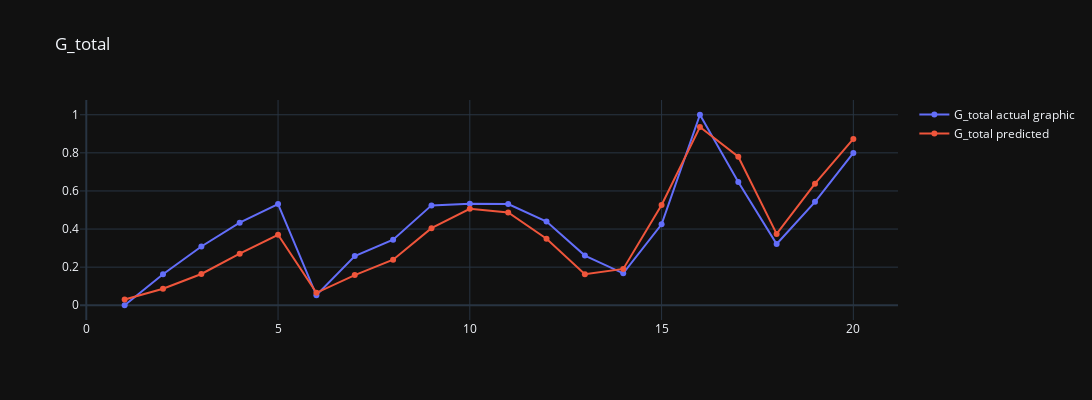

Notebook source saved alongside this figure:
### Code cell
predicted_data = get_predicted_data(input_train_data, net)

plot_approximation(df_g_total, 'G_total', predicted_data, mode='lines+markers')

### Figure 1 — Plotly figure (JSON) as saved in the notebook; plotly's stock layout.template omitted (floating-point values rounded to 4 significant figures)
{"data": [{"mode": "lines+markers", "name": "G_total actual graphic", "x": [1, 2, 3, 4, 5, 6, 7, 8, 9, 10, 11, 12, 13, 14, 15, 16, 17, 18, 19, 20], "y": [0.0, 0.1629, 0.3084, 0.4334, 0.5309, 0.05232, 0.2581, 0.3439, 0.5243, 0.5327, 0.5309, 0.4394, 0.2609, 0.1676, 0.425, 1.0, 0.6472, 0.3213, 0.543, 0.7997], "type": "scatter"}, {"mode": "lines+markers", "name": "G_total predicted", "x": [1, 2, 3, 4, 5, 6, 7, 8, 9, 10, 11, 12, 13, 14, 15, 16, 17, 18, 19, 20], "y": [0.03056, 0.08662, 0.1641, 0.2705, 0.3702, 0.06531, 0.1582, 0.2392, 0.4046, 0.5064, 0.4869, 0.3491, 0.1632, 0.1907, 0.5264, 0.9359, 0.7795, 0.3746, 0.6384, 0.8732], "type": "scatter"}], "layout": {"title": {"text": "G_total"}, "height": 400, "width": 1200}}
